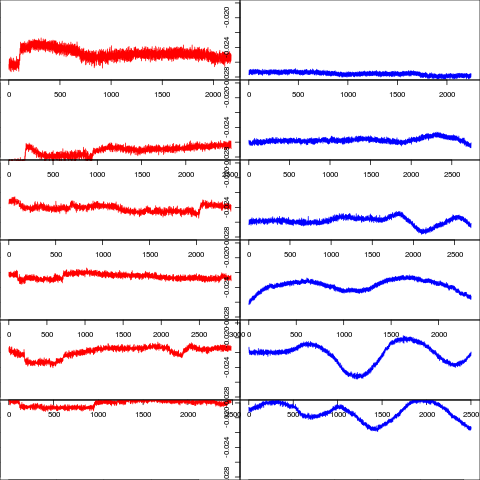

Source code (R):
o1 <- read.csv("open1.csv", col.names = c('magic', 'loffp', 'loffn', 'g1', 'g2', 'g3', 'g4', 'i1', 'i2', 'i3', 'i4', 'i5', 'i6', 'i7', 'i8'))
o2 <- read.csv("open2.csv", col.names = c('magic', 'loffp', 'loffn', 'g1', 'g2', 'g3', 'g4', 'i1', 'i2', 'i3', 'i4', 'i5', 'i6', 'i7', 'i8'))
o3 <- read.csv("open3.csv", col.names = c('magic', 'loffp', 'loffn', 'g1', 'g2', 'g3', 'g4', 'i1', 'i2', 'i3', 'i4', 'i5', 'i6', 'i7', 'i8'))
o4 <- read.csv("open4.csv", col.names = c('magic', 'loffp', 'loffn', 'g1', 'g2', 'g3', 'g4', 'i1', 'i2', 'i3', 'i4', 'i5', 'i6', 'i7', 'i8'))
o5 <- read.csv("open5.csv", col.names = c('magic', 'loffp', 'loffn', 'g1', 'g2', 'g3', 'g4', 'i1', 'i2', 'i3', 'i4', 'i5', 'i6', 'i7', 'i8'))
o6 <- read.csv("open6.csv", col.names = c('magic', 'loffp', 'loffn', 'g1', 'g2', 'g3', 'g4', 'i1', 'i2', 'i3', 'i4', 'i5', 'i6', 'i7', 'i8'))
c1 <- read.csv("closed1.csv", col.names = c('magic', 'loffp', 'loffn', 'g1', 'g2', 'g3', 'g4', 'i1', 'i2', 'i3', 'i4', 'i5', 'i6', 'i7', 'i8'))
c2 <- read.csv("closed2.csv", col.names = c('magic', 'loffp', 'loffn', 'g1', 'g2', 'g3', 'g4', 'i1', 'i2', 'i3', 'i4', 'i5', 'i6', 'i7', 'i8'))
c3 <- read.csv("closed3.csv", col.names = c('magic', 'loffp', 'loffn', 'g1', 'g2', 'g3', 'g4', 'i1', 'i2', 'i3', 'i4', 'i5', 'i6', 'i7', 'i8'))
c4 <- read.csv("closed4.csv", col.names = c('magic', 'loffp', 'loffn', 'g1', 'g2', 'g3', 'g4', 'i1', 'i2', 'i3', 'i4', 'i5', 'i6', 'i7', 'i8'))
c5 <- read.csv("closed5.csv", col.names = c('magic', 'loffp', 'loffn', 'g1', 'g2', 'g3', 'g4', 'i1', 'i2', 'i3', 'i4', 'i5', 'i6', 'i7', 'i8'))
c6 <- read.csv("closed6.csv", col.names = c('magic', 'loffp', 'loffn', 'g1', 'g2', 'g3', 'g4', 'i1', 'i2', 'i3', 'i4', 'i5', 'i6', 'i7', 'i8'))

par(mfcol=c(6,2), mar=c(0,0,0,0))
plot(o1$i1, type='l', col='red', ylim=c(-0.028,-0.018))
plot(o2$i1, type='l', col='red', ylim=c(-0.028,-0.018))
plot(o3$i1, type='l', col='red', ylim=c(-0.028,-0.018))
plot(o4$i1, type='l', col='red', ylim=c(-0.028,-0.018))
plot(o5$i1, type='l', col='red', ylim=c(-0.028,-0.018))
plot(o6$i1, type='l', col='red', ylim=c(-0.028,-0.018))
plot(c1$i1, type='l', col='blue', ylim=c(-0.028,-0.018))
plot(c2$i1, type='l', col='blue', ylim=c(-0.028,-0.018))
plot(c3$i1, type='l', col='blue', ylim=c(-0.028,-0.018))
plot(c4$i1, type='l', col='blue', ylim=c(-0.028,-0.018))
plot(c5$i1, type='l', col='blue', ylim=c(-0.028,-0.018))
plot(c6$i1, type='l', col='blue', ylim=c(-0.028,-0.018))
